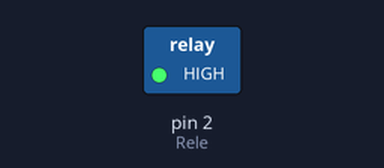
A sketch run on a simulated Arduino Uno, built with avr-gcc and run on an emulated ATmega328P. On the bench: switched loads named in the sketch (green lamp = pin HIGH).

Above: at 1.0 s.
At 3.0 s:
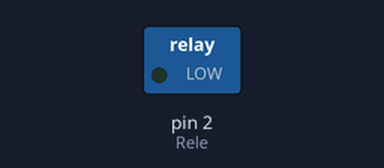
Timing chart, 0 to 5.2 s (numbered marks = the images above):
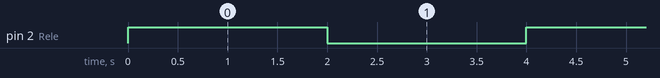

The sketch:

Clase_10_rele.ino
```cpp
//Pin a utilizar
int Rele = 2;

void setup() {
  pinMode(Rele, OUTPUT); //modo salida
}

void loop() {
  digitalWrite(Rele, HIGH);   // Enciende el pin 6
  delay(2000);                   // Espera medio segundo
  digitalWrite(Rele, LOW);   // Apaga el pin 6
  delay(2000);                   // Espera medio segundo
}
```

Measured:
- by itself, pin 2 (Rele): alternates HIGH for 2.0 s and LOW for 2.0 s
